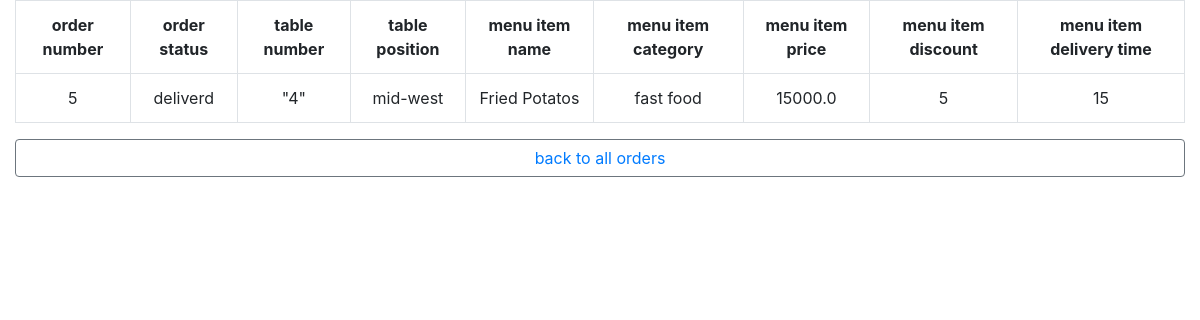
The page /cafe5/o/5 on the database its author committed.
### cafe5/models.py (models this page shows, shortened)
class Orders(models.Model):
    order_number = models.IntegerField()
    status = models.CharField(max_length=50)
    time_stamp = models.DateTimeField(auto_now_add=True)
    table_id = models.ForeignKey(Table, on_delete=models.CASCADE)
    menu_item_id = models.ForeignKey(MenuItems, on_delete=models.CASCADE)

class Table(models.Model):
    table_number = models.CharField(max_length=3)
    cafe_space_position = models.CharField(max_length=100)
    def __str__(self):
        return f"{self.table_number}"

class MenuItems(models.Model):
    name = models.CharField(max_length=50)
    category = models.CharField(max_length=100)
    discount = models.IntegerField()
    price = models.FloatField()
    serving_time_period = models.IntegerField()
    estimated_cooking_time = models.IntegerField()
    def __str__(self):
        return f"{self.name}"

### cafe5/views.py (the view)
# urls.py: path('o/<int:number>', OrderDetails.as_view(), name='order_details_by_class_view'),
class OrderDetails(View):
    def get(self, request, *args, **kwargs):
        order_number = kwargs['number']
        order = Orders.objects.get(order_number=order_number)
        return render(request, 'details.html', {'order_detail': order})

### templates/details.html (shortened to what this page needs)
<!DOCTYPE html>
<html lang="en">
<head>
    <link href="https://maxcdn.bootstrapcdn.com/bootstrap/4.5.2/css/bootstrap.min.css" rel="stylesheet">
</head>
<body>
<div class="container-fluid">
<table class="table table-bordered text-center">
    <tr>
        <th>order number</th>
        <th>order status</th>
        <th>table number</th>
        <th>table position</th>
        <th>menu item name</th>
        <th>menu item category</th>
        <th>menu item price</th>
        <th>menu item discount</th>
        <th>menu item delivery time</th>
    </tr>
    <tr>
        <td>{{ order_detail.order_number }}</td>
        <td>{{ order_detail.status }}</td>
        <td>{{ order_detail.table_id }}</td>
        <td>{{ order_detail.table_id.cafe_space_position }}</td>
        <td>{{ order_detail.menu_item_id }}</td>
        <td>{{ order_detail.menu_item_id.category }}</td>
        <td>{{ order_detail.menu_item_id.price }}</td>
        <td>{{ order_detail.menu_item_id.discount }}</td>
        <td>{{ order_detail.menu_item_id.serving_time_period }}</td>
    </tr>
    </table>
<button class="btn btn-block btn-outline-secondary"><a href="{% url 'cafe5:orders_list_by_class_view' %}">back to all orders</a></button>
</div>
</body>
</html>

### rows shown on the page
Orders: order_number "5", status "deliverd", table_id "\"4\"", table_id.cafe_space_position "mid-west", menu_item_id "Fried Potatos", menu_item_id.category "fast food", menu_item_id.price "15000.0", menu_item_id.discount "5", menu_item_id.serving_time_period "15"
